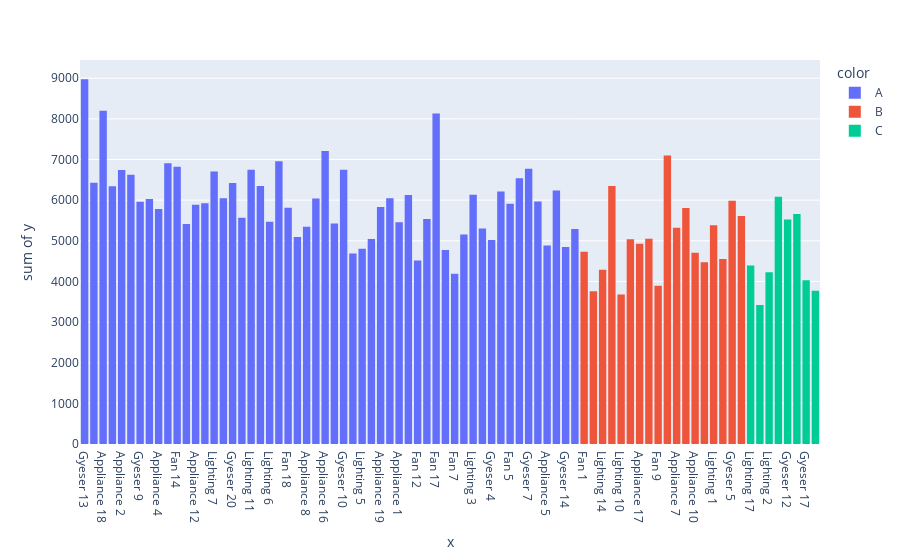

This figure's notebook cell:
### Code cell
px.histogram(x=result['product_code'],y=result['total_inventory_sum'],color=result['ABC_category'])

### Figure 1 — Plotly figure (JSON) as saved in the notebook; plotly's stock layout.template omitted (floating-point values rounded to 4 significant figures)
{"data": [{"alignmentgroup": "True", "bingroup": "x", "histfunc": "sum", "hovertemplate": "color=A<br>x=%{x}<br>sum of y=%{y}<extra></extra>", "legendgroup": "A", "marker": {"color": "#636efa", "pattern": {"shape": ""}}, "name": "A", "offsetgroup": "A", "orientation": "v", "showlegend": true, "type": "histogram", "x": ["Gyeser 13", "Appliance 20", "Appliance 18", "Fan 6", "Appliance 2", "Gyeser 6", "Gyeser 9", "Fan 8", "Appliance 4", "Fan 16", "Fan 14", "Lighting 12", "Appliance 12", "Lighting 8", "Lighting 7", "Appliance 6", "Gyeser 20", "Lighting 15", "Lighting 11", "Appliance 3", "Lighting 6", "Lighting 9", "Fan 18", "Fan 15", "Appliance 8", "Fan 20", "Appliance 16", "Appliance 13", "Gyeser 10", "Gyeser 11", "Lighting 5", "Gyeser 3", "Appliance 19", "Gyeser 16", "Appliance 1", "Fan 2", "Fan 12", "Fan 11", "Fan 17", "Appliance 11", "Fan 7", "Appliance 15", "Lighting 3", "Lighting 18", "Gyeser 4", "Fan 3", "Fan 5", "Gyeser 15", "Gyeser 7", "Gyeser 19", "Appliance 5", "Appliance 9", "Gyeser 14", "Lighting 20"], "xaxis": "x", "y": [8976, 6429, 8198, 6341, 6740, 6628, 5962, 6027, 5785, 6911, 6821, 5411, 5888, 5925, 6704, 6046, 6420, 5569, 6747, 6351, 5467, 6956, 5811, 5091, 5348, 6039, 7208, 5426, 6746, 4687, 4802, 5046, 5834, 6046, 5455, 6128, 4517, 5536, 8133, 4776, 4186, 5155, 6130, 5300, 5018, 6213, 5909, 6540, 6774, 5966, 4887, 6240, 4848, 5291], "yaxis": "y"}, {"alignmentgroup": "True", "bingroup": "x", "histfunc": "sum", "hovertemplate": "color=B<br>x=%{x}<br>sum of y=%{y}<extra></extra>", "legendgroup": "B", "marker": {"color": "#EF553B", "pattern": {"shape": ""}}, "name": "B", "offsetgroup": "B", "orientation": "v", "showlegend": true, "type": "histogram", "x": ["Fan 1", "Gyeser 1", "Lighting 14", "Lighting 13", "Lighting 10", "Lighting 4", "Appliance 17", "Gyeser 2", "Fan 9", "Fan 4", "Appliance 7", "Fan 13", "Appliance 10", "Fan 19", "Lighting 1", "Lighting 16", "Gyeser 5", "Gyeser 18"], "xaxis": "x", "y": [4733, 3760, 4286, 6347, 3681, 5040, 4927, 5050, 3896, 7101, 5322, 5805, 4707, 4475, 5383, 4550, 5983, 5613], "yaxis": "y"}, {"alignmentgroup": "True", "bingroup": "x", "histfunc": "sum", "hovertemplate": "color=C<br>x=%{x}<br>sum of y=%{y}<extra></extra>", "legendgroup": "C", "marker": {"color": "#00cc96", "pattern": {"shape": ""}}, "name": "C", "offsetgroup": "C", "orientation": "v", "showlegend": true, "type": "histogram", "x": ["Lighting 17", "Lighting 19", "Lighting 2", "Appliance 14", "Gyeser 12", "Fan 10", "Gyeser 17", "Gyeser 8"], "xaxis": "x", "y": [4390, 3422, 4223, 6084, 5521, 5660, 4030, 3769], "yaxis": "y"}], "layout": {"barmode": "relative", "legend": {"title": {"text": "color"}, "tracegroupgap": 0}, "margin": {"t": 60}, "xaxis": {"anchor": "y", "domain": [0, 1], "title": {"text": "x"}}, "yaxis": {"anchor": "x", "domain": [0, 1], "title": {"text": "sum of y"}}}}
